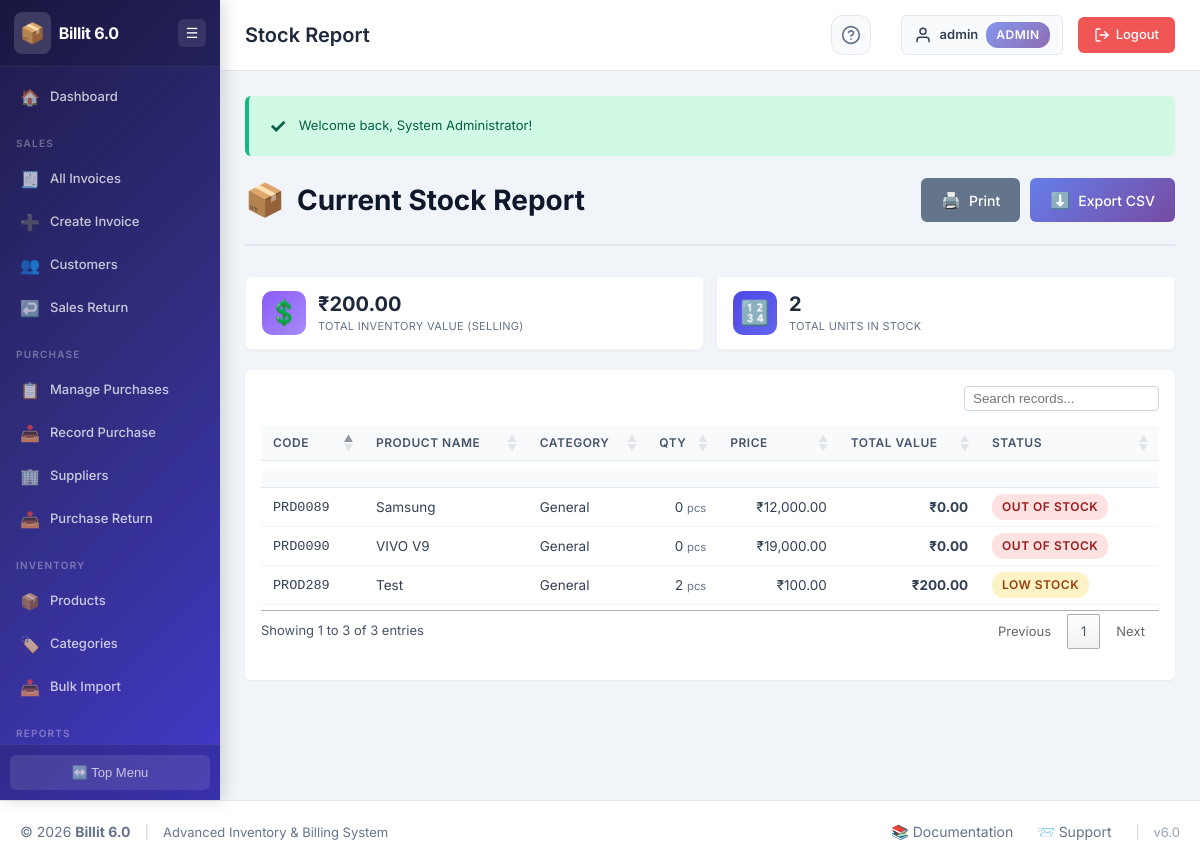
The app's page /reports/stock_report.php (signed in) with its own data.
### tables this page shows
CREATE TABLE `products` (
  `product_id` int(11) NOT NULL,
  `product_code` varchar(50) NOT NULL,
  `product_name` varchar(200) NOT NULL,
  `hsn_code` varchar(20) DEFAULT NULL,
  `description` text DEFAULT NULL,
  `category_id` int(11) NOT NULL,
  `supplier_id` int(11) DEFAULT NULL,
  `unit_price` decimal(10,2) NOT NULL DEFAULT 0.00,
  `gst_rate` decimal(5,2) NOT NULL DEFAULT 18.00,
  `quantity_in_stock` int(11) NOT NULL DEFAULT 0,
  `reorder_level` int(11) NOT NULL DEFAULT 10,
  `unit_of_measure` varchar(20) DEFAULT 'pcs',
  `tracking_type` enum('none','batch','serial') NOT NULL DEFAULT 'none',
  `status` enum('active','inactive','discontinued') NOT NULL DEFAULT 'active',
  `created_at` timestamp NOT NULL DEFAULT current_timestamp(),
  `updated_at` timestamp NOT NULL DEFAULT current_timestamp() ON UPDATE current_timestamp()
);

CREATE TABLE `categories` (
  `category_id` int(11) NOT NULL,
  `category_name` varchar(100) NOT NULL,
  `description` text DEFAULT NULL,
  `status` enum('active','inactive') NOT NULL DEFAULT 'active',
  `created_at` timestamp NOT NULL DEFAULT current_timestamp(),
  `updated_at` timestamp NOT NULL DEFAULT current_timestamp() ON UPDATE current_timestamp()
);

### reports/stock_report.php (the view, shortened to what this page needs)
<?php
require_once '../config/config.php';
require_once '../includes/functions.php';
require_once '../includes/header.php';
$query = "SELECT p.*, c.category_name
          FROM products p
          LEFT JOIN categories c ON p.category_id = c.category_id
          WHERE p.status != 'discontinued'
          ORDER BY p.product_name";
$products = db_fetch_all($connection, $query);
$total_stock_value = 0;
$total_items = 0;
foreach ($products as $p) {
    if ($p['quantity_in_stock'] > 0) {
        $total_stock_value += ($p['quantity_in_stock'] * $p['unit_price']);
        $total_items += $p['quantity_in_stock'];
    }
}
?>
<div class="page-header">
    <div>
        <h2 class="page-title">
            <span class="page-icon">📦</span>
            Current Stock Report
        </h2>
    </div>
    <div class="page-actions">
        <button onclick="window.print()" class="btn btn-secondary">
            <span class="btn-icon">🖨️</span> Print
        </button>
        <a href="?export=csv" class="btn btn-primary">
            <span class="btn-icon">⬇️</span> Export CSV
        </a>
    </div>
</div>
<div class="stats-grid">
    <div class="stat-card stat-card-purple">
        <div class="stat-icon">💲</div>
        <div class="stat-content">
            <div class="stat-value">₹<?php echo number_format($total_stock_value, 2); ?></div>
            <div class="stat-label">Total Inventory Value (Selling)</div>
        </div>
    </div>
    <div class="stat-card stat-card-blue">
        <div class="stat-icon">🔢</div>
        <div class="stat-content">
            <div class="stat-value"><?php echo number_format($total_items); ?></div>
            <div class="stat-label">Total Units in Stock</div>
        </div>
    </div>
</div>
<div class="card">
    <div class="card-body">
        <div class="table-responsive">
            <table class="data-table">
                <thead>
                    <tr>
                        <th>Code</th>
                        <th>Product Name</th>
                        <th>Category</th>
                        <th class="text-right">Qty</th>
                        <th class="text-right">Price</th>
                        <th class="text-right">Total Value</th>
                        <th>Status</th>
                    </tr>
                </thead>
                <tbody>
                    <?php foreach ($products as $p): ?>
                        <tr class="<?php echo ($p['quantity_in_stock'] <= $p['reorder_level']) ? 'bg-red-50' : ''; ?>">
                            <td><code class="text-gray-600"><?php echo escape_html($p['product_code']); ?></code></td>
                            <td><?php echo escape_html($p['product_name']); ?></td>
                            <td><?php echo escape_html($p['category_name']); ?></td>
                            <td class="text-right">
                                <?php if ($p['quantity_in_stock'] <= $p['reorder_level']): ?>
                                    <span class="text-danger font-bold"><?php echo $p['quantity_in_stock']; ?></span>
                                <?php else: ?>
                                    <?php echo $p['quantity_in_stock']; ?>
                                <?php endif; ?>
                                <small class="text-muted"><?php echo $p['unit_of_measure']; ?></small>
                            </td>
                            <td class="text-right">₹<?php echo number_format($p['unit_price'], 2); ?></td>
                            <td class="text-right"><strong>₹<?php echo number_format($p['quantity_in_stock'] * $p['unit_price'], 2); ?></strong></td>
                            <td>
                                <?php if ($p['quantity_in_stock'] == 0): ?>
                                    <span class="badge badge-danger">Out of Stock</span>
                                <?php elseif ($p['quantity_in_stock'] <= $p['reorder_level']): ?>
                                    <span class="badge badge-warning">Low Stock</span>
                                <?php else: ?>
                                    <span class="badge badge-success">In Stock</span>
                                <?php endif; ?>
                            </td>
                        </tr>
                    <?php endforeach; ?>
                </tbody>
            </table>
        </div>
    </div>
</div>
<?php require_once '../includes/footer.php'; ?>

### assets/css/style.css (style rules this page uses)
* { margin: 0; padding: 0; box-sizing: border-box; }
:root { --primary-color: #4f46e5; --primary-dark: #4338ca; --primary-light: #6366f1; --secondary-color: #64748b; --success-color: #10b981; --warning-color: #f59e0b; --danger-color: #ef4444; --info-color: #06b6d4; --gray-50: #f8fafc; --gray-100: #f1f5f9; --gray-200: #e2e8f0; --gray-300: #cbd5e1; --gray-400: #94a3b8; --gray-500: #64748b; --gray-600: #475569; --gray-700: #334155; --gray-800: #1e293b; --gray-900: #0f172a; --header-height: 56px; --footer-height: 48px; --sidebar-width: 220px; --sidebar-collapsed-width: 60px; --border-radius: 6px; --box-shadow: 0 1px 2px 0 rgba(0, 0, 0, 0.05); --box-shadow-lg: 0 4px 6px -1px rgba(0, 0, 0, 0.1), 0 2px 4px -1px rgba(0, 0, 0, 0.06); --font-family: 'Inter', -apple-system, BlinkMacSystemFont, 'Segoe UI', Roboto, sans-serif; }
body { font-family: var(--font-family); font-size: 13px; line-height: 1.5; color: var(--gray-700); background-color: #f1f5f9; min-height: 100vh; display: flex; flex-direction: column; }
.page-header { display: flex; justify-content: space-between; align-items: center; margin-bottom: 30px; padding-bottom: 20px; border-bottom: 2px solid var(--gray-200); }
.page-title { font-size: 28px; font-weight: 700; color: var(--gray-900); display: flex; align-items: center; gap: 12px; }
.page-icon { font-size: 32px; }
.page-actions { display: flex; gap: 10px; }
.card { background: white; border-radius: var(--border-radius); box-shadow: var(--box-shadow); margin-bottom: 25px; overflow: hidden; }
.card-body { padding: 16px; }
.stats-grid { display: grid; grid-template-columns: repeat(auto-fit, minmax(180px, 1fr)); gap: 12px; margin-bottom: 20px; }
.stat-card { background: white; border-radius: var(--border-radius); padding: 14px 16px; box-shadow: var(--box-shadow); display: flex; align-items: center; gap: 12px; transition: all 0.2s ease; border: 1px solid var(--gray-100); }
.stat-icon { font-size: 24px; width: 44px; height: 44px; display: flex; align-items: center; justify-content: center; border-radius: 10px; }
.stat-card-blue .stat-icon { background: linear-gradient(135deg, #4f46e5 0%, #6366f1 100%); }
.stat-card-purple .stat-icon { background: linear-gradient(135deg, #8b5cf6 0%, #a78bfa 100%); }
.stat-content { flex: 1; min-width: 0; }
.stat-value { font-size: 20px; font-weight: 700; color: var(--gray-800); line-height: 1.2; white-space: nowrap; overflow: hidden; text-overflow: ellipsis; }
.stat-label { font-size: 11px; color: var(--gray-500); margin-top: 2px; text-transform: uppercase; letter-spacing: 0.3px; }
.btn { display: inline-flex; align-items: center; gap: 8px; padding: 10px 20px; border: none; border-radius: 6px; font-size: 14px; font-weight: 500; font-family: var(--font-family); cursor: pointer; text-decoration: none; transition: all 0.3s ease; white-space: nowrap; }
.btn-icon { font-size: 16px; }
.btn-primary { background: linear-gradient(135deg, #667eea 0%, #764ba2 100%); color: white; }
.btn-secondary { background: var(--gray-500); color: white; }
.table-responsive { overflow-x: auto; }
.data-table { width: 100%; border-collapse: collapse; font-size: 14px; }
.data-table thead { background: var(--gray-100); }
.data-table th { padding: 12px 15px; text-align: left; font-weight: 600; color: var(--gray-700); border-bottom: 2px solid var(--gray-300); white-space: nowrap; }
.data-table td { padding: 12px 15px; border-bottom: 1px solid var(--gray-200); }
.data-table tbody tr { transition: background 0.2s ease; }
.text-muted { color: var(--gray-500); }
.badge { display: inline-block; padding: 4px 10px; border-radius: 12px; font-size: 12px; font-weight: 600; text-transform: uppercase; letter-spacing: 0.5px; }
.badge-warning { background: #fef3c7; color: #92400e; }
.badge-danger { background: #fee2e2; color: #991b1b; }
.text-right { text-align: right; }

### includes/header.php (style rules this page uses)
table.dataTable { width: 100% !important; margin-top: 5px !important; margin-bottom: 5px !important; border-collapse: collapse !important; }
table.dataTable thead th { background-color: #f8fafc; border-bottom: 1px solid #e2e8f0 !important; font-size: 12px; font-weight: 600; text-transform: uppercase; letter-spacing: 0.5px; color: #475569; padding: 8px 12px !important; vertical-align: middle; }
table.dataTable tbody td { padding: 6px 12px !important; font-size: 13.5px; border-bottom: 1px solid #f1f5f9; color: #334155; vertical-align: middle; }

### reports/stock_report.php (style rules this page uses)
.bg-red-50 { background-color: #fef2f2; }

### records on screen
products: product_code "PRD0089", product_name "Samsung", category.category_name "General", quantity_in_stock "0", unit_of_measure "pcs", unit_price "12,000.00", $p['quantity_in_stock'] * $p['unit_price'] "0.00", shows "OUT OF STOCK"
products: product_code "PROD289", product_name "Test", category.category_name "General", quantity_in_stock "2", unit_of_measure "pcs", unit_price "100.00", $p['quantity_in_stock'] * $p['unit_price'] "200.00", reorder_level "LOW STOCK"
products: product_code "PRD0090", product_name "VIVO V9", category.category_name "General", quantity_in_stock "0", unit_of_measure "pcs", unit_price "19,000.00", $p['quantity_in_stock'] * $p['unit_price'] "0.00", shows "OUT OF STOCK"

### other values on screen
APP_NAME "Billit 6.0"
$page_title "Stock Report"
escape_html($current_user) "admin"
$current_role "ADMIN"
$message "Welcome back, System Administrator!"
$total_stock_value "200.00"
$total_items "2"
APP_VERSION "6.0"
